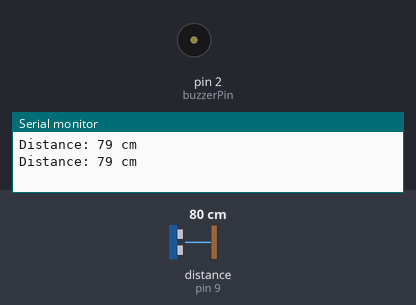
This sketch was run on a simulated Arduino Uno, built with avr-gcc and run on an emulated ATmega328P. On the bench: buzzer (waves = sounding, pin HIGH), the last lines printed to the serial monitor. Wiring (inferred from the names in the program): ultrasonic range finder: trigger pin 8; echo pin 9. The inputs (shaded band) are chosen by the test bench; at power-on: distance to the obstacle (sensor on pin 9) 80 cm. The echo pulse lasts 58.3 µs per cm; pins used as bus, display or sensor lines are not drawn.

Above: at 1.8 s.
1.9 s: distance to the obstacle (sensor on pin 9) set to 19 cm
3.4 s: distance to the obstacle (sensor on pin 9) set to 14 cm
At 5.0 s:
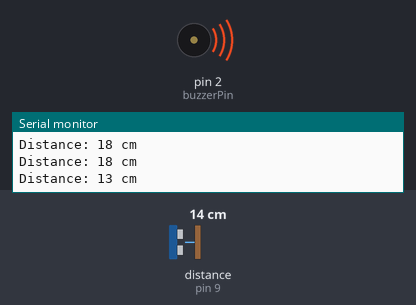
5.5 s: distance to the obstacle (sensor on pin 9) set to 18 cm
At 6.7 s:
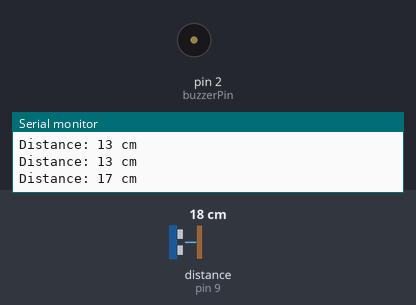
7.5 s: distance to the obstacle (sensor on pin 9) set to 2 cm
At 8.3 s:
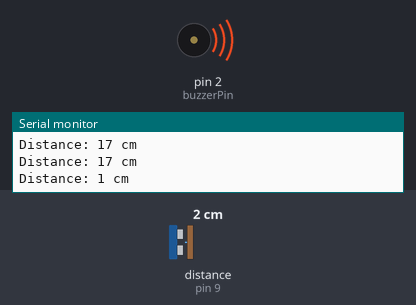
Timing chart, 0 to 10.5 s (numbered marks = the images above; inputs shaded):
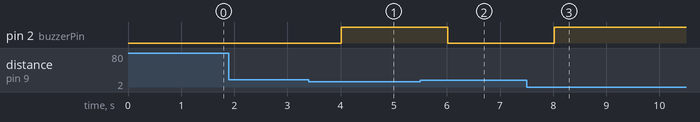

Measured:
- the behaviour switches between 17 and 16 cm on distance to the obstacle (sensor on pin 9) (found by bisection; images 0 and 1)
- after the input at 3.4 s, pin 2 (buzzerPin): LOW → HIGH after 0.62 s
- after the input at 5.5 s, pin 2 (buzzerPin): HIGH → LOW after 0.52 s
- after the input at 7.5 s, pin 2 (buzzerPin): LOW → HIGH after 0.52 s

The sketch:

UltrasonicSensorNoLibExplore.ino
```cpp
// Define the pins for the ultrasonic sensor
const int trigPin = 8;  // Trigger pin
const int echoPin = 9; // Echo pin
const int buzzerPin = 2; // Buzzer pin

// Define the threshold distance for activating the buzzer
const float thresholdDistance_cm = 15.0; // Threshold distance in cm

void setup() {
  // Initialize Serial communication
  Serial.begin(9600);

  // Set the trigger pin as an OUTPUT
  pinMode(trigPin, OUTPUT);
  // Set the echo pin as an INPUT
  pinMode(echoPin, INPUT);

  // Set the buzzer pin as an OUTPUT
  pinMode(buzzerPin, OUTPUT);
}

void loop() {
  // Trigger the ultrasonic sensor
  digitalWrite(trigPin, LOW);
  delayMicroseconds(2);
  digitalWrite(trigPin, HIGH);
  delayMicroseconds(10);
  digitalWrite(trigPin, LOW);

  // Measure the pulse duration on the echo pin
  long duration = pulseIn(echoPin, HIGH);

  // Calculate the distance in centimeters (you can also calculate it in inches)
  int distance_cm = duration / 58.2;

  // Print the distance to the Serial Monitor
  Serial.print("Distance: ");
  Serial.print(distance_cm);
  Serial.println(" cm");

  // Check if the distance is less than or equal to the threshold distance
  if (distance_cm <= thresholdDistance_cm) {
    // Beep the buzzer
    digitalWrite(buzzerPin, HIGH);
  } else {
    // Turn off the buzzer
    digitalWrite(buzzerPin, LOW);
  }

  // Add a delay between measurements (adjust as needed)
  delay(1000);
}
```
